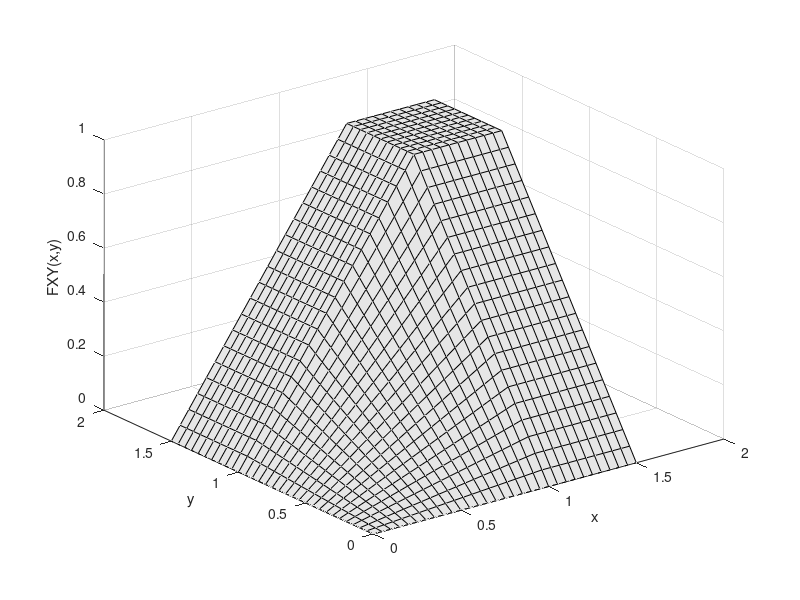

Here is the MATLAB script that generated this plot:
[x,y]=meshgrid(0:.05:1.5,0:.05:1.5);
z=x.*y;
z(find(x>=1 & y>=1))=1;
z(find(x<1&y>1))=x(find(x<1&y>1));
z(find(y<1&x>1))=y(find(y<1&x>1));
surf(x,y,z,'Facecolor',[.9 .9 .9]) %,colormap gray
xlabel('x'),ylabel('y'),zlabel('FXY(x,y)')